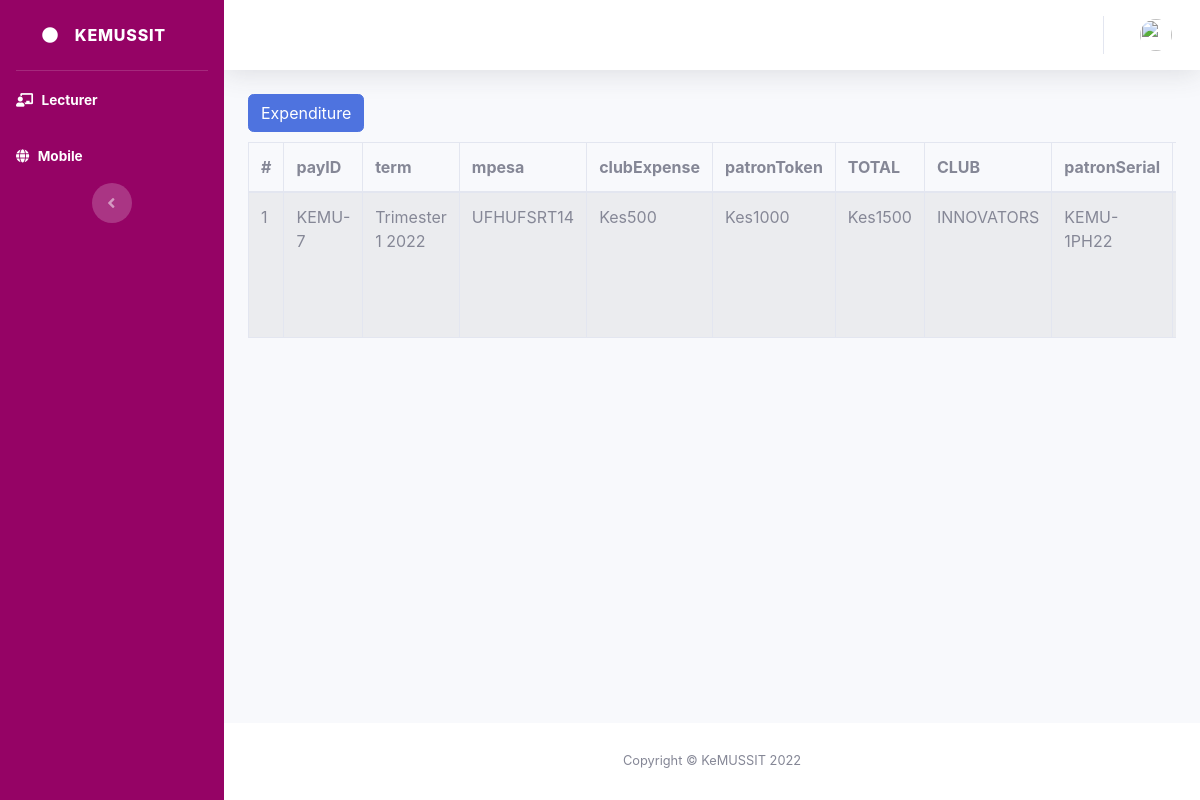
/admin_web/ecpe.php, run on the app's committed database.
### tables this page shows
CREATE TABLE `mpesa` (
  `pay` varchar(50) NOT NULL,
  `mv` int(11) DEFAULT NULL,
  `ses` int(11) DEFAULT NULL,
  `term` varchar(50) DEFAULT NULL,
  `mpesa` varchar(50) DEFAULT NULL,
  `club_amt` float DEFAULT NULL,
  `utility_token` float DEFAULT NULL,
  `amount` float DEFAULT NULL,
  `club` varchar(50) DEFAULT NULL,
  `pat_id` varchar(50) DEFAULT NULL,
  `pat_phone` varchar(50) DEFAULT NULL,
  `pat_name` varchar(50) DEFAULT NULL,
  `closure` float DEFAULT 0,
  `entry_date` varchar(50) DEFAULT NULL
);

### admin_web/ecpe.php (the view, shortened to what this page needs)
<?php
include 'database/connection.php';
include('header.php');
?>
<div class="dropdown" style="float: left;">
    <button class="btn btn-primary btn-xs" type="button"
        data-toggle="dropdown">Expenditure</button>
</div><br>
                    <div class="row">
                        <div class="col-md-12">
                            <div class="panel panel-default">
                                <div class="panel-body">
                                    <div class="table-responsive">
                                        <table class="table table-striped table-bordered table-hover"
                                            id="dataTables-example">
                                    <thead>
                                        <tr>
                                            <th>#</th>
                                            <th>payID</th>
                                            <th>term</th>
                                            <th>mpesa</th>
                                            <th>clubExpense</th>
                                            <th>patronToken</th>
                                            <th>TOTAL</th>
                                            <th>CLUB</th>
                                            <th>patronSerial</th>
                                            <th>fname</th>
                                        </tr>
                                    </thead>
                                            <tbody>
                                            <?php
                                                $query_run = mysqli_query($con, "SELECT * FROM mpesa");
                                                $i = 1;
                                                if (mysqli_num_rows($query_run) > 0) {
                                                    while ($row = mysqli_fetch_assoc($query_run)) {
                                                ?>
                                                <tr>
                                                    <td><?php echo $i; ?></td>
                                                    <td><?php echo $row['pay']; ?></td>
                                                    <td><?php echo $row['term']; ?></td>
                                                    <td><?php echo $row['mpesa']; ?></td>
                                                    <td>Kes<?php echo $row['club_amt']; ?></td>
                                                    <td>Kes<?php echo $row['utility_token']; ?></td>
                                                    <td>Kes<?php echo $row['amount']; ?></td>
                                                    <td><?php echo $row['club']; ?></td>
                                                    <td><?php echo $row['pat_id']; ?></td>
                                                    <td><?php echo $row['pat_name']; ?></td>
                                                </tr>
                                                <?php $i = $i + 1;
                                                    }
                                                } ?>
                                            </tbody>
                                        </table>
                                    </div>
                                </div>
                            </div>
                        </div>
                    </div>
                    <?php
include('footer.php');
?>

### data on the page
mpesa: pay "KEMU-7", term "Trimester 1 2022", mpesa "UFHUFSRT14", club_amt "500", utility_token "1000", amount "1500", club "INNOVATORS", pat "KEMU-1PH22"
